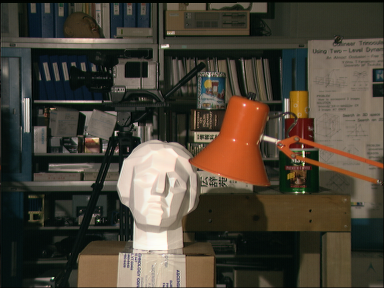
#> input picture exercise-5/data/imL.png, 384 x 288 px
$ jupyter execute setereoMatching.ipynb
#> lines starting #> are read from the running program, lines starting #| are printed output that depends on the picture
[cell 1]
import copy

import cv2
import numpy as np
import matplotlib.pyplot as plt
# 读入图像并调整大小
img1 = cv2.imread('data/imL.png',0)
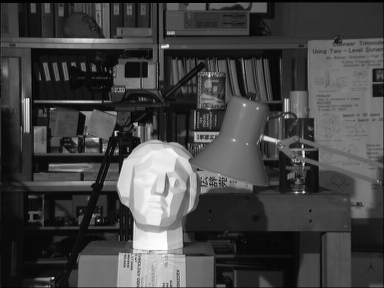
#> img1: shape (288, 384); min 0, max 253, mean 67.8
img2 = cv2.imread('data/imR.png',0)
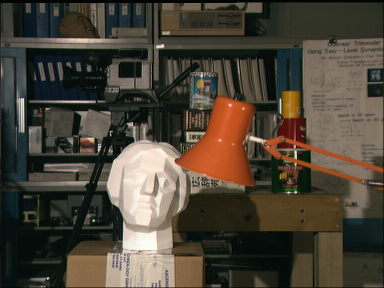
#> input picture exercise-5/data/imR.png, 384 x 288 px
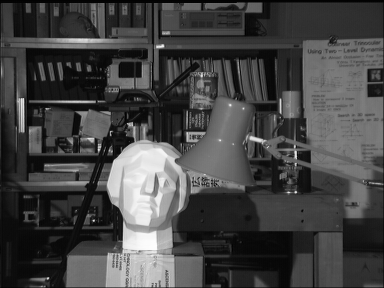
#> img2: shape (288, 384); min 0, max 253, mean 68.2

[cell 2]
#   调换颜色通道
def showImage(img):
    img = copy.deepcopy(img)
    plt.imshow(img,'gray')
    plt.show()

[cell 3]
#   展示输入图像
showImage(img1)

[cell 4]
showImage(img2)

[cell 5]
def img_aug(img):
    img = cv2.GaussianBlur(img, (3, 3), 0)
    img = cv2.equalizeHist(img)
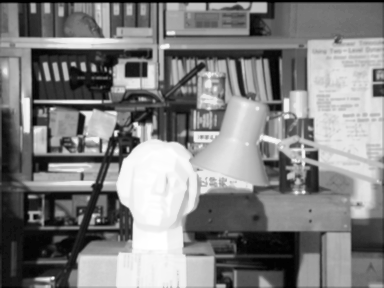
#> img: shape (288, 384); min 0, max 255, mean 128.5
    return img

[cell 6]
img1 = img_aug(img1)
showImage(img1)

[cell 7]
img2 = img_aug(img2)
#> in img_aug (call 2), `img = cv2.equalizeHist(img)`:
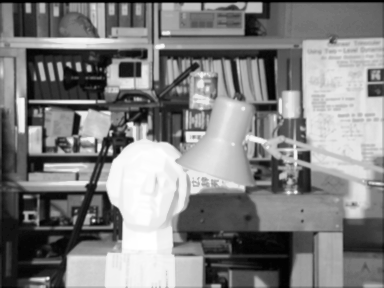
#> img: shape (288, 384); min 0, max 255, mean 128.5
showImage(img2)

[cell 8]
def cal_ncc(left_block, right_block):
    # 求两个块的像素值平均值
    block_size = left_block.shape[0] * left_block.shape[1]
    left_mean = np.mean(left_block)
    right_mean = np.mean(right_block)

    # 求两个块的像素值标准差
    left_std = np.std(left_block)
    right_std = np.std(right_block)

    # 计算协方差
    covariance = np.sum((left_block - left_mean) * (right_block - right_mean))

    # 计算NCC值
    ncc = covariance / (left_std * right_std * block_size)

    return -ncc

def cal_sad(left_block, right_block):
    return np.sum(np.abs(left_block-right_block))

def cal_ssd(left_block, right_block):
    return np.sum(np.square(left_block-right_block))

[cell 9]
import numpy as np

def block_match(left_img, right_img, block_size, max_disp,cost_fun ):
    # 获取图像尺寸和通道数
#> called with block_size = 15, max_disp = 16
    height, width = left_img.shape
#> height = 288; width = 384

    # 初始化视差图
    disp_map = np.zeros((height, width))

    # 设置搜索范围
    search_range = range(max_disp)

    # 遍历左图像中的每个块
    for y in range(0, height - block_size + 1):
        for x in range(0, width - block_size + 1):
            # 获取左图像中的当前块
            left_block = left_img[y:y+block_size, x:x+block_size]

            # 初始化最小SAD值和最优视差值
            min_cost = np.inf
            best_disp = x

            # 遍历右图像中的每个可能的视差块
            for d in search_range:
                if x-d<0:
                    break
                right_block = right_img[y:y+block_size,x-d:x-d+block_size]

                # 计算当前视差块和左图像中的当前块之间的SAD值
                cost = cost_fun(left_block,right_block)

                # 更新最小SAD值和最优视差值
                if cost < min_cost:
                    min_cost = cost
                    best_disp = d

            # 将最优视差值存储到视差图中
            disp_map[y:y + block_size, x:x + block_size] = best_disp * (255 / max_disp)
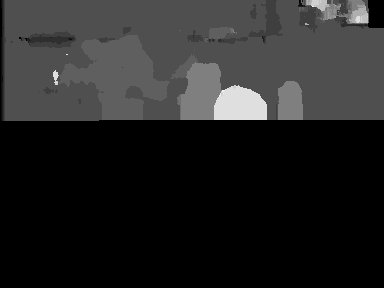
#> disp_map: shape (288, 384) float64; min 0, max 239.1, mean 36.9

    return disp_map
